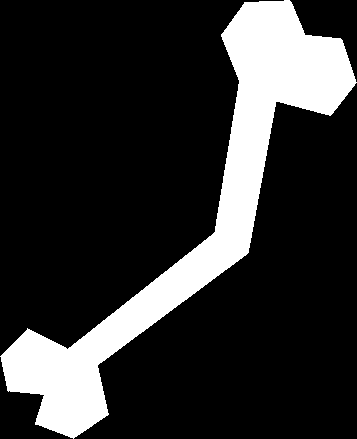
%> input picture db/Bone-8.gif, 357 x 439 px; its folder holds only this picture in this run
$ octave --eval "my_tests;"   (GNU Octave 9; MATLAB toolbox functions it lacks are replaced by stand-ins)
%> lines starting %> are read from the running program, lines starting %| are printed output that depends on the picture
### glob.m
%% Expand wildcards for files and directory names
%
%   Pattern matching of file and directory names, based on wildcard
%   characters. This function is similar to wildcard expansion performed by
%   the Unix shell and Python glob.glob function, but it can handle more
%   types of wildcards.
%
%   [LIST, ISDIR] = glob(FILESPEC)
%       returns cell array LIST with files or directories that match the
%       path specified by string FILESPEC. Wildcards may be used for
%       basenames and for the directory parts. If FILESPEC contains
%       directory parts, then these will be included in LIST.
%       ISDIR is a boolean, the same size as LIST that is true for
%       directories in LIST.
%
%       Following wildcards can be used:
%           *        match zero or more characters
%           ?        match any single character
%           [ab12]   match one of the specified characters
%           [^ab12]  match none of the specified characters
%           [a-z]    match one character in range of characters
%           {a,b,c}  matches any one of strings a, b or c
%
%           all above wildcards do not match a file separator.
%
%           **       match zero or more characters including file separators.
%                    This can be used to match zero or more directory parts
%                    and will recursively list matching names.
%
%       The differences between GLOB and DIR:
%           * GLOB supports wildcards for directories.
%           * GLOB returns the directory part of FILESPEC.
%           * GLOB returns a cell array of matching names.
%           * GLOB does not return hidden files and directories that start
%             with '.' unless explicitly specified in FILESPEC.
%           * GLOB does not return '.' and '..' unless explicitly specified
%             in FILESPEC.
%           * GLOB adds a trailing file separator to directory names.
%           * GLOB does not return the contents of a directory when
%             a directory is specified. To return contents of a directory,
%             add a trailing '/*'.
%           * GLOB returns only directory names when a trailing file
%             separator is specified.
%           * On Windows GLOB is not case sensitive, but it returns
%             matching names exactely in the case as they are defined on
%             the filesystem. Case of host and sharename of a UNC path and
%             case of drive letters will be returned as specified in
%             FILESPEC.
%
%   glob(FILESPEC, '-ignorecase')
%        Default GLOB is case sensitive on Unix. With option '-ignorecase'
%        FILESPEC matching is not case sensitive. On Windows, GLOB always
%        ignores the case. This option can be abbreviated to '-i'.
%
% Examples:
%       glob *.m        list all .m files in current directory.
%
%       glob baz/*      list all files and directories in subdirectory 'baz'.
%
%       glob b*/*.m     list all .m files in subdirectory names starting
%                       with 'b'. The list will include the names of the
%                       matching subdirectories.
%
%       glob ?z*.m      list all .m files where the second character
%                       is 'z'.
%
%       glob baz.[ch]   matches baz.c and baz.h
%
%       glob test.[^ch] matches test.a but not test.c or test.h
%
%       glob demo.[a-c] matches demo.a, demo.b, and demo.c
%
%       glob test.{foo,bar,baz} matches test.foo, test.bar, and test.baz
%
%       glob .*         list all hidden files in current directory,
%                       excluding '.' and '..'
%
%       glob */         list all subdirectories.
%
%       glob **         recursively list all files and directories,
%                       starting in current directory (current directory
%                       name, hidden files and hidden directories are
%                       excluded).
%
%       glob **.m       list all m-files anywhere in directory tree,
%                       including m-files in current directory. This
%                       is equivalent with '**/*.m'.
%
%       glob foo/**/    recursively list all directories, starting in
%                       directory 'foo'.
%
%       glob **/.svn/   list all .svn directories in directory tree.
%
%       glob **/.*/**   recursively list all files in hidden directories
%                       only.
%
%       [r,d]=glob('**')
%       r(~d)           get all files in directory tree.
%
% Known limitation:
%       When using '**', symbolic linked directories or junctions may cause
%       an infinite loop.
%
% See also dir

%% Last modified
%   $Date: 2013-02-02 18:41:41 +0100 (Sat, 02 Feb 2013) $
%   $Author: biggelar $
%   $Rev: 12966 $

%% History
%   2013-02-02  biggelar    submitted to Matlab Central
%   2013-01-11  biggelar    add {} wildcards
%   2013-01-02  biggelar    Created

%% Copyright (c) 2013, Peter van den Biggelaar
% All rights reserved.
%
% Redistribution and use in source and binary forms, with or without
% modification, are permitted provided that the following conditions are
% met:
%
%     * Redistributions of source code must retain the above copyright
%       notice, this list of conditions and the following disclaimer.
%     * Redistributions in binary form must reproduce the above copyright
%       notice, this list of conditions and the following disclaimer in
%       the documentation and/or other materials provided with the distribution
%
% THIS SOFTWARE IS PROVIDED BY THE COPYRIGHT HOLDERS AND CONTRIBUTORS "AS IS"
% AND ANY EXPRESS OR IMPLIED WARRANTIES, INCLUDING, BUT NOT LIMITED TO, THE
% IMPLIED WARRANTIES OF MERCHANTABILITY AND FITNESS FOR A PARTICULAR PURPOSE
% ARE DISCLAIMED. IN NO EVENT SHALL THE COPYRIGHT OWNER OR CONTRIBUTORS BE
% LIABLE FOR ANY DIRECT, INDIRECT, INCIDENTAL, SPECIAL, EXEMPLARY, OR
% CONSEQUENTIAL DAMAGES (INCLUDING, BUT NOT LIMITED TO, PROCUREMENT OF
% SUBSTITUTE GOODS OR SERVICES; LOSS OF USE, DATA, OR PROFITS; OR BUSINESS
% INTERRUPTION) HOWEVER CAUSED AND ON ANY THEORY OF LIABILITY, WHETHER IN
% CONTRACT, STRICT LIABILITY, OR TORT (INCLUDING NEGLIGENCE OR OTHERWISE)
% ARISING IN ANY WAY OUT OF THE USE OF THIS SOFTWARE, EVEN IF ADVISED OF THE
% POSSIBILITY OF SUCH DAMAGE.


% ------------------------------------------------------------------------
function [LIST, ISDIR] = glob(FILESPEC, ignorecase)

%% check FILESPEC input
if ischar(FILESPEC)
    if isempty(FILESPEC)
        % return when FILESPEC is empty
        LIST = cell(0);
        ISDIR = false(0);
        return
    elseif size(FILESPEC,1)>1
        error('glob:invalidInput', 'FILESPEC must be a single string.')
    end
else
    error('glob:invalidInput', 'FILESPEC must be a string.')
end

%% check ignorecase option
if nargin==2
    if ischar(ignorecase)
        % ignore case when option is specified; must be at least 2 characters long
        if strncmp(ignorecase, '-ignorecase', max(numel(ignorecase),2));
            ignorecase = true;
        else
            error('glob:invalidOption', 'Invalid option.')
        end
    else
        error('glob:invalidOption', 'Invalid option.')
    end
else
    % Windows is not case sensitive
    % Unix is case sensitive
    ignorecase = ispc;
end

%% define function handle to regular expression function for the specified case sensitivity
if ignorecase
    regexp_fhandle = @regexpi;
else
    regexp_fhandle = @regexp;
end

%% only use forward slashes as file separator to prevent escaping backslashes in regular expressions
filespec = strrep(FILESPEC, '\', '/');

%% split pathroot part from FILESPEC
if strncmp(filespec, '//',2)
    if ispc
        % FILESPEC specifies a UNC path
        % It is not allowed to get a directory listing of share names of a
        % host with the DIR command.
        % pathroot will contains e.g. //host/share/
        pathroot = regexprep(filespec, '(^//+[^/]+/[^/]+/)(.*)', '$1');
        filespec = regexprep(filespec, '(^//+[^/]+/[^/]+/)(.*)', '$2');
    else
        % for Unix, multiple leading file separators are equivalent with a single file separator
        filespec = regexprep(filespec, '^/*', '/');
    end
elseif strncmp(filespec, '/', 1)
    % FILESPEC specifies a absolute path
    pathroot = '/';
    filespec(1) = [];
elseif ispc && numel(filespec)>=2 && filespec(2)==':'
    % FILESPEC specifies a absolute path starting with a drive letter
    % check for a fileseparator after ':'. e.g. 'C:\'
    if numel(filespec)<3 || filespec(3)~='/'
        error('glob:invalidInput','Drive letter must be followed by '':\''.')
    end
    pathroot = filespec(1:3);
    filespec(1:3) = [];
else
    % FILESPEC specifies a relative path
    pathroot = './';
end

%% replace multiple file separators by a single file separator
filespec = regexprep(filespec, '/+', '/');

%% replace 'a**' with 'a*/**', where 'a' can be any character but not '/'
filespec = regexprep(filespec, '([^/])(\.\*\.\*)', '$1\*/$2');
%% replace '**a' with '**/*a', where a can be any character but not '/'
filespec = regexprep(filespec, '(\.\*\.\*)([^/])', '$1/\*$2');

%% split filespec into chunks at file separator
chunks = strread(filespec, '%s', 'delimiter', '/'); %#ok<FPARK>

%% add empty chunk at the end when filespec ends with a file separator
if ~isempty(filespec) && filespec(end)=='/'
    chunks{end+1} = '';
end

%% translate chunks to regular expressions
for i=1:numel(chunks)
    chunks{i} = glob2regexp(chunks{i});
end

%% determine file list using LS_REGEXP
% this function requires that PATHROOT does not to contain any wildcards
if ~isempty(chunks)
    list = ls_regexp(regexp_fhandle, pathroot, chunks{1:end});
else
    list = {pathroot};
end

if strcmp(pathroot, './')
    % remove relative pathroot from result
    list = regexprep(list, '^\./', '');
end

if nargout==2
    % determine directories by checking for '/' at the end
    I = regexp(list', '/$');
    ISDIR = ~cellfun('isempty', I);
end

%% convert to standard file separators for PC
if ispc
    list = strrep(list, '/', '\');
end

%% return output
if nargout==0
    if ~isempty(list)
        % display list
        disp(char(list))
    else
        disp(['''' FILESPEC ''' not found.']);
    end
else
    LIST = list';
end


% ------------------------------------------------------------------------
function regexp_str = glob2regexp(glob_str)
%% translate glob_str to regular expression string

% initialize
regexp_str  = '';
in_curlies  = 0;        % is > 0 within curly braces

% handle characters in glob_str one-by-one
for c = glob_str

    if any(c=='.()|+^$@%')
        % escape simple special characters
        regexp_str = [regexp_str '\' c]; %#ok<AGROW>

    elseif c=='*'
        % '*' should not match '/'
        regexp_str = [regexp_str '[^/]*']; %#ok<AGROW>

    elseif c=='?'
        % '?' should not match '/'
        regexp_str = [regexp_str '[^/]']; %#ok<AGROW>

    elseif c=='{'
        regexp_str = [regexp_str '(']; %#ok<AGROW>
        in_curlies = in_curlies+1;

    elseif c=='}' && in_curlies
        regexp_str = [regexp_str ')']; %#ok<AGROW>
        in_curlies = in_curlies-1;

    elseif c==',' && in_curlies
        regexp_str = [regexp_str '|']; %#ok<AGROW>

    else
        regexp_str = [regexp_str c]; %#ok<AGROW>
    end
end

% replace original '**' (that has now become '[^/]*[^/]*') with '.*.*'
regexp_str = strrep(regexp_str, '[^/]*[^/]*', '.*.*');


% ------------------------------------------------------------------------
function L = ls_regexp(regexp_fhandle, path, varargin)
% List files that match PATH/r1/r2/r3/... where PATH is a string without
% any wildcards and r1..rn are regular expresions that contain the parts of
% a filespec between the file separators.
% L is a cell array with matching file or directory names.
% REGEXP_FHANDLE contain a file handle to REGEXP or REGEXPI depending
% on specified case sensitivity.

% if first regular expressions contains '**', examine complete file tree
if nargin>=3 && any(regexp(varargin{1}, '\.\*\.\*'))
    L = ls_regexp_tree(regexp_fhandle, path, varargin{:});

else
    % get contents of path
    list = dir(path);

    if nargin>=3
        if strcmp(varargin{1},'\.') || strcmp(varargin{1},'\.\.')
            % keep explicitly specified '.' or '..' in first regular expression
            if ispc && ~any(strcmp({list.name}, '.'))
                % fix strange windows behaviour: root of a volume has no '.' and '..'
                list(end+1).name = '.';
                list(end).isdir = true;
                list(end+1).name = '..';
                list(end).isdir = true;
            end
        else
            % remove '.' and '..'
            list(strcmp({list.name},'.')) = [];
            list(strcmp({list.name},'..')) = [];

            % remove files starting with '.' specified in first regular expression
            if ~strncmp(varargin{1},'\.',2)
                % remove files starting with '.' from list
                list(strncmp({list.name},'.',1))  = [];
            end
        end
    end

    % define shortcuts
    list_isdir = [list.isdir];
    list_name = {list.name};

    L = {};  % initialize
    if nargin==2    % no regular expressions
        %% return filename
        if ~isempty(list_name)
            % add a trailing slash to directories
            trailing_fsep = repmat({''}, size(list_name));
            trailing_fsep(list_isdir) = {'/'};
            L = strcat(path, list_name, trailing_fsep);
        end

    elseif nargin==3    % last regular expression
        %% return list_name matching regular expression
        I = regexp_fhandle(list_name, ['^' varargin{1} '$']);
        I = ~cellfun('isempty', I);
        list_name = list_name(I);
        list_isdir = list_isdir(I);
        if ~isempty(list_name)
            % add a trailing slash to directories
            trailing_fsep = repmat({''}, size(list_name));
            trailing_fsep(list_isdir) = {'/'};
            L = strcat(path, list_name, trailing_fsep);
        end

    elseif nargin==4 && isempty(varargin{2})
        %% only return directories when last regexp is empty
        % return list_name matching regular expression and that are directories
        I = regexp_fhandle(list_name, ['^' varargin{1} '$']);
        I = ~cellfun('isempty', I);
        % only return directories
        list_name = list_name(I);
        list_isdir = list_isdir(I);
        if any(list_isdir)
            % add a trailing file separator
            L = strcat(path, list_name(list_isdir), '/');
        end
    else
        %% traverse for list_name matching regular expression
        I = regexp_fhandle(list_name, ['^' varargin{1} '$']);
        I = ~cellfun('isempty', I);
        for name = list_name(I)
            L = [L   ls_regexp(regexp_fhandle, [path char(name) '/'], varargin{2:end})]; %#ok<AGROW>
        end
    end
end


% ------------------------------------------------------------------------
% [29 lines left out: function ls_regexp_tree, not called in this run]


% ------------------------------------------------------------------------
% [30 lines left out: function dir_recur, not called in this run]

### barycenter.m
function m = barycenter(img)
    img = logical(img);
    [rows, cols] = size(img);
    [x, y] = meshgrid(1:cols, 1:rows);
    m = mean([x(img), y(img)]);
end

### get_intersection_lines.m
% permet d'obtenir les coordonnées des lignes en intersection avec les
% pixels blancs sur leur direction
function [x, y] = get_intersection_lines(img, barycenter, nbLines)

    % définition des variables : facteur de rotation de chaque ligne),
    % degrés de chaque ligne, taille de la ligne pour différentes
    % coordonnées
    factor = round(360/nbLines);
    deg = 0 : factor : 359;
    maxSize = max(size(img));
    space = 1:2:maxSize;

    % calcul des coordonnées maximales des différentes lignes sur les
    % différents angles
    x = ceil(space.*cosd(deg(:)) + barycenter(1));
    y = ceil(space.*sind(deg(:)) + barycenter(2));

    %élimination des coordonnées "out-of-bounds"
    sX = size(x);
    sI = size(img);

    for i = 1:sX(1)
        for j = 1:sX(2)
            if (x(i, j) <= 0 || y(i, j) <= 0)
                x(i, j:end) = 1;
                y(i, j:end) = 1;
                break;
            elseif (x(i, j) >= sI(2) - 1 || y(i, j) >= sI(1) - 1)
                x(i, j:end) = 1;
                y(i, j:end) = 1;
                break;
            end
        end
    end

    %intersection des coordonnées sur un plan linéaire
    tempX = x;
    x = x.*img(sub2ind(size(img), y, x));
    y = y.*img(sub2ind(size(img), y, tempX));

    %récupération des lignes en intersection avec les derniers pixels blancs sur leur direction
    [indexes, x, y] = get_coordinates_till_last_white_pixel(img, x, y, factor, barycenter);

    %création des deux matrices pour l'affichage des lignes
    x = [ones(size(indexes(:)))*barycenter(1) x(indexes)];
    y = [ones(size(indexes(:)))*barycenter(2) y(indexes)];
end

### get_coordinates_till_last_white_pixel.m
% permet d'obtenir les coordonnées maximales pour chaque angle d'une ligne
% selon le barycentre (jusqu'au dernier pixel blanc sur la direction de la
% ligne)
function [indexes, xMatrix, yMatrix] = get_coordinates_till_last_white_pixel(img, xMatrix, yMatrix, rotation, barycenter)

    % pour chaque ligne de la matrice des abscisses, on retourne l'indice
    % maximal sur la ligne dont la valeur associée est supérieure à 1
    % (position définie)
    flipped_matrix = fliplr(xMatrix);
    indexes = size(xMatrix, 2) - sum(cumprod(flipped_matrix <= 1, 2), 2);
    rowNumber = 1:size(indexes);

    % lignes infinies : aucune valeur n'est strictement positive dans la ligne, il n'y
    % a donc aucune collision
    undefinedRows = find(indexes == 0);

    % si des lignes sont infinies, dans le seul ou aucun pixel blanc n'est
    % rencontré, on retourne le barycentre
    if (undefinedRows)
        undefinedRows = [undefinedRows(:)-1 (undefinedRows - 1) * rotation];
        xMatrix(undefinedRows(:, 1)+1, 1) = 1;
        yMatrix(undefinedRows(:, 1)+1, 1) = 1;
        indexes(undefinedRows(:, 1)+1) = 1;
        indexes = sub2ind(size(xMatrix), rowNumber(:), indexes(:));
        lastUndefinedPixel = undefinedRows(end, 1)+2;

        % on lie les lignes infinies au prochain point fini afin de créer
        % une forme de contour réaliste et donc une reconnaissance plus
        % précise
        if (lastUndefinedPixel <= size(xMatrix, 1) && lastUndefinedPixel > 0)
            xMatrix(undefinedRows(:, 1)+1, 1) = xMatrix(indexes(lastUndefinedPixel));
            yMatrix(undefinedRows(:, 1)+1, 1) = yMatrix(indexes(lastUndefinedPixel));
        end
    else
        indexes = sub2ind(size(xMatrix), rowNumber(:), indexes(:));
    end
end

### get_label.m
function [label] = get_label(fname)
    tmp = strsplit(fname, '-');
    tmp = strsplit(tmp{1}, '/');
    label = tmp{end};
end

### tests.m
function my_tests()
    % calcul des descripteurs de Fourier de la base de données
    img_db_path = './db/';
    img_db_list = glob([img_db_path, '*.gif']);
    img_db = cell(1);
    label_db = cell(1);
    fd_db = cell(1);
    for im = 1:numel(img_db_list);
        img_db{im} = logical(imread(img_db_list{im}));
        label_db{im} = get_label(img_db_list{im});
        disp(label_db{im});
        [fd_db{im},~,~,~] = compute_fd(img_db{im});
    end

    % importation des images de requête dans une liste
    img_path = './dbq/';
    img_list = glob([img_path, '*.gif']);
    t=tic()

    % pour chaque image de la liste...
    for im = 1:numel(img_list)

        % calcul du descripteur de Fourier de l'image
        img = logical(imread(img_list{im}));
        [fd,r,m,poly] = compute_fd(img);

        % calcul et tri des scores de distance aux descripteurs de la base
        for i = 1:length(fd_db)
            scores(i) = norm(fd-fd_db{i});
        end
        [scores, I] = sort(scores);

        % affichage des résultats
        close all;
        figure(1);
        top = 5; % taille du top-rank affiché
        subplot(2,top,1);
        imshow(img); hold on;
        plot(m(1),m(2),'+b'); % affichage du barycentre
        plot(poly(:,1),poly(:,2),'v-g','MarkerSize',1,'LineWidth',1); % affichage du contour calculé
        subplot(2,top,2:top);
        plot(r); % affichage du profil de forme
        for i = 1:top
            subplot(2,top,top+i);
            imshow(img_db{I(i)}); % affichage des top plus proches images
        end
        drawnow();
        waitforbuttonpress();
    end
end

function [fd,r,m,poly] = compute_fd(img)
    % calcul du barycentre de l'image
    m = barycenter(img);
%> in barycenter, `m = mean([x(img), y(img)]);`: m = [195.8 211.2]

    % calcul des lignes d'intersection : les lignes se terminent toujours
    % au point le plus extérieur correspondant à un pixel blanc, pour plus
    % de précision
    N = 180;
    [cx, cy] = get_intersection_lines(img, m, N);

    % calcul du profil de la forme : distance euclidienne des points des
    % lignes
    euclideanDistance = sqrt((cx(:,2) - cx(:, 1)).^2 + (cy(:, 2) - cy(:, 1)).^2);
    h = size(img,1);
    w = size(img,2);
    R = min(h, w)/2;
    r = R * euclideanDistance;

    % affichage des contours extérieurs de l'image : les contours se basent
    % sur les lignes tracées car la matrice du polygone doit posséder le
    % même nombre de lignes que la matrice des coordonnées des lignes
    poly = [cx(:, 2) cy(:, 2)];

    % calcul du descripteur de Fourier
    fd = abs(fftshift(fft(r, 1, 2)).^2);
    fd = fd/abs(fd(1));
end
%> in get_intersection_lines, `maxSize = max(size(img));`: maxSize = 439
%> in get_intersection_lines, `space = 1:2:maxSize;`: space = 220 values from 1 to 439
%> in get_intersection_lines, `x = ceil(space.*cosd(deg(:)) + barycenter(1));`:
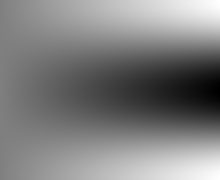
%> x: size 180x220 double; min -243, max 635, mean 196.3; drawn with min black and max white
%> in get_intersection_lines, `y = ceil(space.*sind(deg(:)) + barycenter(2));`:
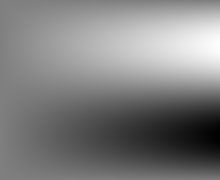
%> y: size 180x220 double; min -227, max 651, mean 211.7; drawn with min black and max white
%> in get_intersection_lines, `sI = size(img);`: sI = [439 357]
%> after the loop in get_intersection_lines, `for i = 1:sX(1)`:
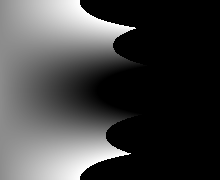
%> x: size 180x220 double; min 1, max 355, mean 93.7; drawn with min black and max white
%> after the loop in get_intersection_lines, `for i = 1:sX(1)`:
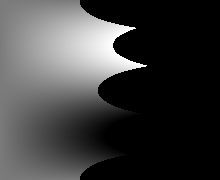
%> y: size 180x220 double; min 1, max 437, mean 107.9; drawn with min black and max white
%> in get_intersection_lines, `x = x.*img(sub2ind(size(img), y, x));`:
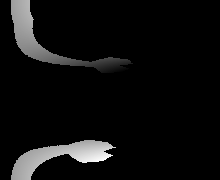
%> x: size 180x220 double; min 0, max 355, mean 20; drawn with min black and max white
%> (the rest of the program and of its run is left out)
